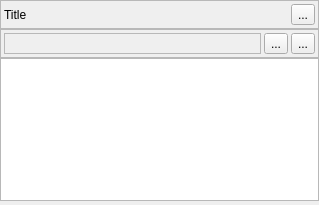
<?xml version="1.0" encoding="UTF-8"?>
<ui version="4.0">
 <class>shv::visu::timeline::ChannelProbeWidget</class>
 <widget class="QWidget" name="shv::visu::timeline::ChannelProbeWidget">
  <property name="geometry">
   <rect>
    <x>0</x>
    <y>0</y>
    <width>319</width>
    <height>205</height>
   </rect>
  </property>
  <property name="mouseTracking">
   <bool>true</bool>
  </property>
  <property name="windowTitle">
   <string>Form</string>
  </property>
  <layout class="QVBoxLayout" name="verticalLayout">
   <property name="spacing">
    <number>0</number>
   </property>
   <property name="leftMargin">
    <number>0</number>
   </property>
   <property name="topMargin">
    <number>0</number>
   </property>
   <property name="rightMargin">
    <number>0</number>
   </property>
   <property name="bottomMargin">
    <number>4</number>
   </property>
   <item>
    <widget class="QFrame" name="fHeader">
     <property name="mouseTracking">
      <bool>true</bool>
     </property>
     <property name="frameShape">
      <enum>QFrame::StyledPanel</enum>
     </property>
     <property name="frameShadow">
      <enum>QFrame::Raised</enum>
     </property>
     <layout class="QHBoxLayout" name="horizontalLayout_2">
      <property name="spacing">
       <number>3</number>
      </property>
      <property name="leftMargin">
       <number>3</number>
      </property>
      <property name="topMargin">
       <number>3</number>
      </property>
      <property name="rightMargin">
       <number>3</number>
      </property>
      <property name="bottomMargin">
       <number>3</number>
      </property>
      <item>
       <widget class="QLabel" name="lblTitle">
        <property name="sizePolicy">
         <sizepolicy hsizetype="Preferred" vsizetype="Preferred">
          <horstretch>1</horstretch>
          <verstretch>0</verstretch>
         </sizepolicy>
        </property>
        <property name="mouseTracking">
         <bool>true</bool>
        </property>
        <property name="text">
         <string>Title</string>
        </property>
        <property name="wordWrap">
         <bool>true</bool>
        </property>
       </widget>
      </item>
      <item>
       <widget class="QToolButton" name="tbClose">
        <property name="mouseTracking">
         <bool>true</bool>
        </property>
        <property name="text">
         <string>...</string>
        </property>
        <property name="icon">
         <iconset>
          <normaloff>:/images/close.svg</normaloff>:/images/close.svg</iconset>
        </property>
       </widget>
      </item>
     </layout>
    </widget>
   </item>
   <item>
    <widget class="QFrame" name="frame">
     <property name="mouseTracking">
      <bool>true</bool>
     </property>
     <property name="frameShape">
      <enum>QFrame::StyledPanel</enum>
     </property>
     <property name="frameShadow">
      <enum>QFrame::Raised</enum>
     </property>
     <layout class="QHBoxLayout" name="horizontalLayout">
      <property name="spacing">
       <number>3</number>
      </property>
      <property name="leftMargin">
       <number>3</number>
      </property>
      <property name="topMargin">
       <number>3</number>
      </property>
      <property name="rightMargin">
       <number>3</number>
      </property>
      <property name="bottomMargin">
       <number>3</number>
      </property>
      <item>
       <widget class="QLabel" name="edCurentTime">
        <property name="sizePolicy">
         <sizepolicy hsizetype="Preferred" vsizetype="Preferred">
          <horstretch>1</horstretch>
          <verstretch>0</verstretch>
         </sizepolicy>
        </property>
        <property name="mouseTracking">
         <bool>true</bool>
        </property>
        <property name="frameShape">
         <enum>QFrame::StyledPanel</enum>
        </property>
        <property name="frameShadow">
         <enum>QFrame::Plain</enum>
        </property>
        <property name="text">
         <string/>
        </property>
       </widget>
      </item>
      <item>
       <widget class="QToolButton" name="tbPrevSample">
        <property name="mouseTracking">
         <bool>true</bool>
        </property>
        <property name="text">
         <string>...</string>
        </property>
        <property name="icon">
         <iconset resource="../../images/images.qrc">
          <normaloff>:/shv/visu/images/media-step-backward.svg</normaloff>:/shv/visu/images/media-step-backward.svg</iconset>
        </property>
       </widget>
      </item>
      <item>
       <widget class="QToolButton" name="tbNextSample">
        <property name="mouseTracking">
         <bool>true</bool>
        </property>
        <property name="text">
         <string>...</string>
        </property>
        <property name="icon">
         <iconset resource="../../images/images.qrc">
          <normaloff>:/shv/visu/images/media-step-forward.svg</normaloff>:/shv/visu/images/media-step-forward.svg</iconset>
        </property>
       </widget>
      </item>
     </layout>
    </widget>
   </item>
   <item>
    <widget class="QTableWidget" name="twData">
     <property name="mouseTracking">
      <bool>true</bool>
     </property>
     <property name="alternatingRowColors">
      <bool>true</bool>
     </property>
     <attribute name="horizontalHeaderStretchLastSection">
      <bool>true</bool>
     </attribute>
     <attribute name="verticalHeaderVisible">
      <bool>false</bool>
     </attribute>
    </widget>
   </item>
  </layout>
 </widget>
 <resources>
  <include location="../../images/images.qrc"/>
 </resources>
 <connections/>
</ui>
